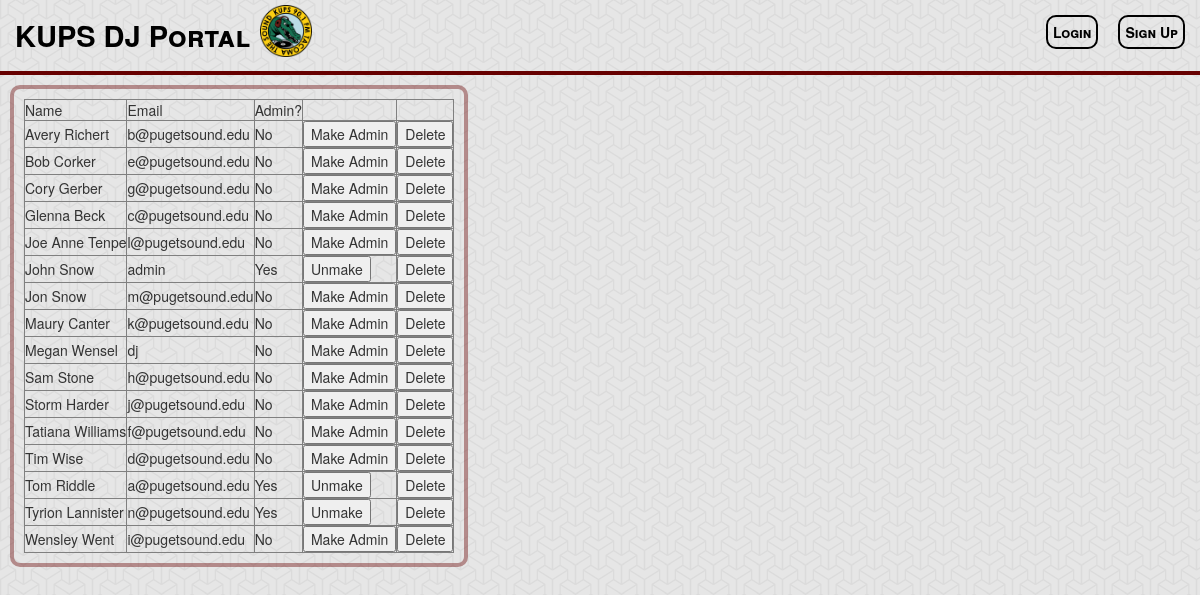
The app's page /manage-users.php with its own data.
### tables this page shows
CREATE TABLE IF NOT EXISTS user (
	name VARCHAR(20) NOT NULL,
	admin TINYINT(2) DEFAULT 0,
	password VARCHAR(20) NOT NULL,
	email VARCHAR(30) NOT NULL,
	PRIMARY KEY (email)
);

### _session.php (called while the page is built, shortened)
<?php
if (isset($_SESSION["loggedin"])) {
	$loggedin = true;
}
else {
	$loggedin = false;
}
?>

### _display-users.php (the view, shortened to what this page needs)
<?php
echo "<div class='content left-float'>";
	try
	{
		$db = new PDO("mysql:dbname=soundpod", 'root');
		$db -> setAttribute(PDO::ATTR_ERRMODE, PDO::ERRMODE_EXCEPTION);
		echo '<table border="1">';
		echo '<tr><td>Name</td><td>Email</td><td>Admin?</td><td></td><td></td></tr>';
		$result = $db -> query ("SELECT * FROM user ORDER BY name");
		foreach ($result as $tuple)
		{
			$email = $tuple['email'];
			echo "<tr><td>".$tuple['name']."</td>";
			echo "<td>".$email."</td>";
			$me = ($email == $_SESSION["email"]);
			$admin = $tuple['admin'];
			if ($admin == 1) {
				echo "<td>Yes</td><td>";
				if (!$me) { echo "<form id='admin_form_$email' method='post' action='/_admin-user.php'><input type='hidden' name='email' value='$email' /><input type='submit' name='submit_$email' value='Unmake' /></form>"; }
				echo "</td>";
			}
			else {
				echo "<td>No</td><td>";
				echo "<form id='admin_form_$email' method='post' action='/_admin-user.php'><input type='hidden' name='email' value='$email' /><input type='submit' name='submit_$email' value='Make Admin' /></form>";
				echo "</td>";
			}
			echo "<td>";
			if (!$me) { echo "<form id='delete_form_$email' method='post' action='/_delete-user.php'><input type='hidden' name='email' value='$email' /><input type='submit' name='submit_$email' value='Delete' /></form>"; }
			echo "</td></tr>";
		}
		echo "</table>";
	}
	catch(PDOException $e) {
		print 'Exception : '.$e -> getMessage();
	}
echo "</div>";
?>

### manage-users.php (shortened to what this page needs)
<?php
include '_session.php';
?>
<!DOCTYPE html>
<html>
<head>
	<link rel="stylesheet" href="/assets/stylesheets/screen.css">
</head>
<body>
	<?php include '_header.php'; ?>
	<?php include '_display-users.php'; ?>
</body>
</html>

### _header.php (shortened to what this page needs)
<!DOCTYPE html>
<html>
<head>
	<link rel="stylesheet" href="https://maxcdn.bootstrapcdn.com/bootstrap/3.3.4/css/bootstrap.min.css">
	<link rel="stylesheet" href="/assets/stylesheets/screen.css">
		<link rel="stylesheet" href="/assets/stylesheets/datepicker.css">
</head>
<body>
<div id="header">
	<a href="<?php if ($loggedin) { echo '/index.php'; } else { echo '/index.php'; } ?>">
		<p>KUPS DJ Portal</p>
		<img src="/assets/images/kups.png" alt="Sound Pod" class="left-float" style="height:52px">
	</a>
	<?php if ($loggedin) { ?>
		<a class="nav-button" id="logout" href="/_logout.php">Logout</a>
		<a class="nav-button" id="forums" href="/forums.php">Forums</a>
		<a class="nav-button" id="shows" href="/manage-shows.php">Shows</a>
		<a class="nav-button" id="sub-requests" href="/substitutions.php">Sub Requests</a>
		<?php
		if ($_SESSION["admin"] == 1) { ?>
			<a class="nav-button" id="manage" href="/manage-users.php">Manage Users</a>
		<?php }
	}
	else { ?>
		<a class="nav-button" id="sign-up" href="/sign-up.php">Sign Up</a>
		<a class="nav-button" id="login" href="/login.php">Login</a>
	<?php } ?>
</div>

### assets/stylesheets/screen.css (style rules this page uses)
div#header { padding: 5px; display: block; border-bottom: 4px solid #660000; overflow: auto; color: black; }
div#header p { float: left; display: inline-block; font-variant: small-caps; font-size: 29px; margin: 10px; font-weight: bold; }
div#header .nav-button { float: left; display: inline-block; margin: 10px; float: right; }
div#header #logout, div#header #login, div#header #my-account, div#header #manage { float: right; }
body { background: #ffffff url("/assets/images/background/escheresque.png") repeat left top; }
a { text-decoration: none; }
a:link, a:visited, a:hover, a:active { color: inherit; }
.content { border: 4px solid rgba(102, 0, 0, 0.4); -webkit-border-radius: 10px; -moz-border-radius: 10px; -ms-border-radius: 10px; border-radius: 10px; margin: 10px; padding: 10px; }
.left-float { float: left; }
.nav-button { font-variant: small-caps; font-weight: bold; text-align: center; text-decoration: none; border: 2px solid; -webkit-border-radius: 10px; -moz-border-radius: 10px; -ms-border-radius: 10px; border-radius: 10px; padding: 5px; margin: 10px 0; }
.nav-button:link, .nav-button:visited { color: black; border-color: black; background: transparent; }

### records on screen
user: name "Avery Richert", email "b@pugetsound.edu"
user: name "Bob Corker", email "e@pugetsound.edu"
user: name "Cory Gerber", email "g@pugetsound.edu"
user: name "Glenna Beck", email "c@pugetsound.edu"
user: name "Joe Anne Tenpe", email "l@pugetsound.edu"
user: name "John Snow", email "admin"
user: name "Jon Snow", email "m@pugetsound.edu"
user: name "Maury Canter", email "k@pugetsound.edu"
user: name "Megan Wensel", email "dj"
user: name "Sam Stone", email "h@pugetsound.edu"
user: name "Storm Harder", email "j@pugetsound.edu"
user: name "Tatiana Williams", email "f@pugetsound.edu"
user: name "Tim Wise", email "d@pugetsound.edu"
user: name "Tom Riddle", email "a@pugetsound.edu"
user: name "Tyrion Lannister", email "n@pugetsound.edu"
user: name "Wensley Went", email "i@pugetsound.edu"
